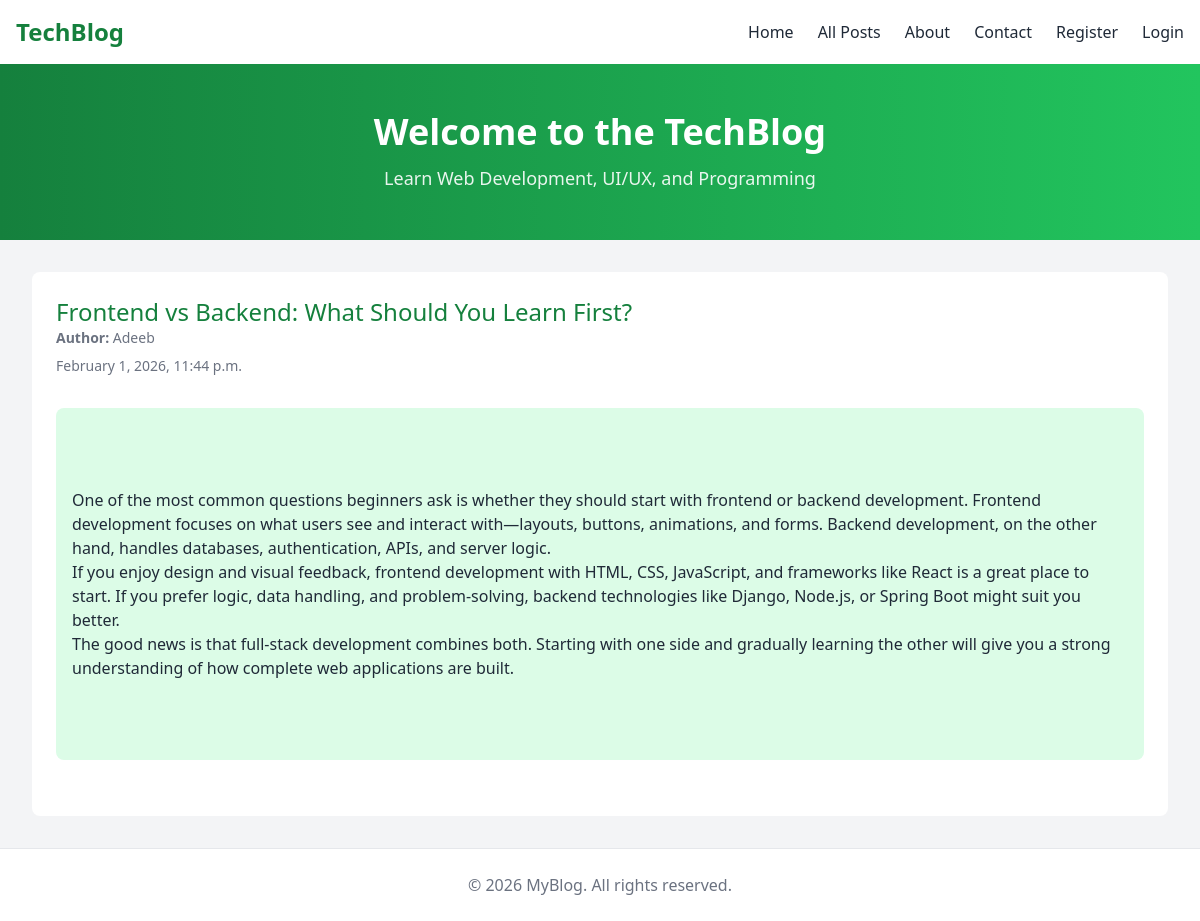
Page /post/23/ on the committed database.
### blog/models.py (models this page shows, shortened)
class Post(models.Model):
    title = models.CharField(max_length=200)
    content = models.TextField()
    author = models.ForeignKey(User, on_delete=models.CASCADE)
    created_at = models.DateTimeField(auto_now_add=True)

### blog/views.py (the view)
# urls.py: path('post/<int:pk>/', views.post_detail,  name='post_detail'),
def post_detail(request, pk):
    post = get_object_or_404(Post, pk=pk)
    return render(request, 'blog/post_detail.html', {'post': post})

### blog/templates/blog/post_detail.html (shortened to what this page needs)
{% extends "base.html" %}
{% block content %}
        <div class="bg-white m-8 p-6 rounded-lg">
            <h1 class="text-2xl text-green-700">{{ post.title }}</h1>
            <div class="flex justify-between items-center">
                <p class="text-sm text-gray-500 mb-2">
                    <strong>Author:</strong> {{ post.author }}
                </p>
            </div>
            <p class="text-sm text-gray-500">
                {{ post.created_at|date:"F j, Y, g:i a" }}
            </p>
            <div class=" py-[5rem] px-[1rem] bg-green-100 rounded-lg my-8">
                <p class="whitespace-pre-line">{{ post.content }}</p>
            </div>
        </div>
        {% endblock content %}

### static/css/main.css (style rules this page uses)
*,:after,:before { --tw-border-spacing-x:0;--tw-border-spacing-y:0;--tw-translate-x:0;--tw-translate-y:0;--tw-rotate:0;--tw-skew-x:0;--tw-skew-y:0;--tw-scale-x:1;--tw-scale-y:1;--tw-pan-x: ;--tw-pan-y: ;--tw-pinch-zoom: ;--tw-scroll-snap-strictness:proximity;--tw-gradient-from-position: ;--tw-gradient-via-position: ;--tw-gradient-to-position: ;--tw-ordinal: ;--tw-slashed-zero: ;--tw-numeric-figure: ;--tw-numeric-spacing: ;--tw-numeric-fraction: ;--tw-ring-inset: ;--tw-ring-offset-width:0px;--tw-ring-offset-color:#fff;--tw-ring-color:rgba(59,130,246,.5);--tw-ring-offset-shadow:0 0 #0000;--tw-ring-shadow:0 0 #0000;--tw-shadow:0 0 #0000;--tw-shadow-colored:0 0 #0000;--tw-blur: ;--tw-brightness: ;--tw-contrast: ;--tw-grayscale: ;--tw-hue-rotate: ;--tw-invert: ;--tw-saturate: ;--tw-sepia: ;--tw-drop-shadow: ;--tw-backdrop-blur: ;--tw-backdrop-brightness: ;--tw-backdrop-contrast: ;--tw-backdrop-grayscale: ;--tw-backdrop-hue-rotate: ;--tw-backdrop-invert: ;--tw-backdrop-opacity: ;--tw-backdrop-saturate: ;--tw-backdrop-sepia: ;--tw-contain-size: ;--tw-contain-layout: ;--tw-contain-paint: ;--tw-contain-style: }
*,:after,:before { box-sizing:border-box;border:0 solid #e5e7eb }
:after,:before { --tw-content:"" }
:host,html { line-height:1.5;-webkit-text-size-adjust:100%;-moz-tab-size:4;-o-tab-size:4;tab-size:4;font-family:ui-sans-serif,system-ui,sans-serif,Apple Color Emoji,Segoe UI Emoji,Segoe UI Symbol,Noto Color Emoji;font-feature-settings:normal;font-variation-settings:normal;-webkit-tap-highlight-color:transparent }
body { margin:0;line-height:inherit }
h1,h2,h3,h4,h5,h6 { font-size:inherit;font-weight:inherit }
b,strong { font-weight:bolder }
blockquote,dd,dl,figure,h1,h2,h3,h4,h5,h6,hr,p,pre { margin:0 }
.m-8 { margin:2rem }
.my-8 { margin-top:2rem;margin-bottom:2rem }
.mb-2 { margin-bottom:.5rem }
.flex { display:flex }
.items-center { align-items:center }
.justify-between { justify-content:space-between }
.whitespace-pre-line { white-space:pre-line }
.rounded-lg { border-radius:.5rem }
.bg-gray-100 { --tw-bg-opacity:1;background-color:rgb(243 244 246/var(--tw-bg-opacity,1)) }
.bg-green-100 { --tw-bg-opacity:1;background-color:rgb(220 252 231/var(--tw-bg-opacity,1)) }
.bg-white { --tw-bg-opacity:1;background-color:rgb(255 255 255/var(--tw-bg-opacity,1)) }
.p-6 { padding:1.5rem }
.px-\[1rem\] { padding-left:1rem;padding-right:1rem }
.py-\[5rem\] { padding-top:5rem;padding-bottom:5rem }
.text-2xl { font-size:1.5rem;line-height:2rem }
.text-sm { font-size:.875rem;line-height:1.25rem }
.text-gray-500 { --tw-text-opacity:1;color:rgb(107 114 128/var(--tw-text-opacity,1)) }
.text-gray-800 { --tw-text-opacity:1;color:rgb(31 41 55/var(--tw-text-opacity,1)) }
.text-green-700 { --tw-text-opacity:1;color:rgb(21 128 61/var(--tw-text-opacity,1)) }

### rows in the picture
Post: title "Frontend vs Backend: What Should You Learn First?", author "Adeeb", created_at "February 1, 2026, 11:44 p.m.", content "One of the most common questions beginners ask is whether they should start with frontend or backend development. Frontend development focuses on what users see and interact with—layouts, buttons, animations, and forms. Backend development, on the other hand, handles databases, authentication, APIs, and server logic. If you enjoy design and visual feedback, frontend development with HTML, CSS, JavaScript, and frameworks like React is a great place to start. If you prefer logic, data handling, and problem-solving, backend technologies like Django, Node.js, or Spring Boot might suit you better. The good news is that full-stack development combines both. Starting with one side and gradually…"
